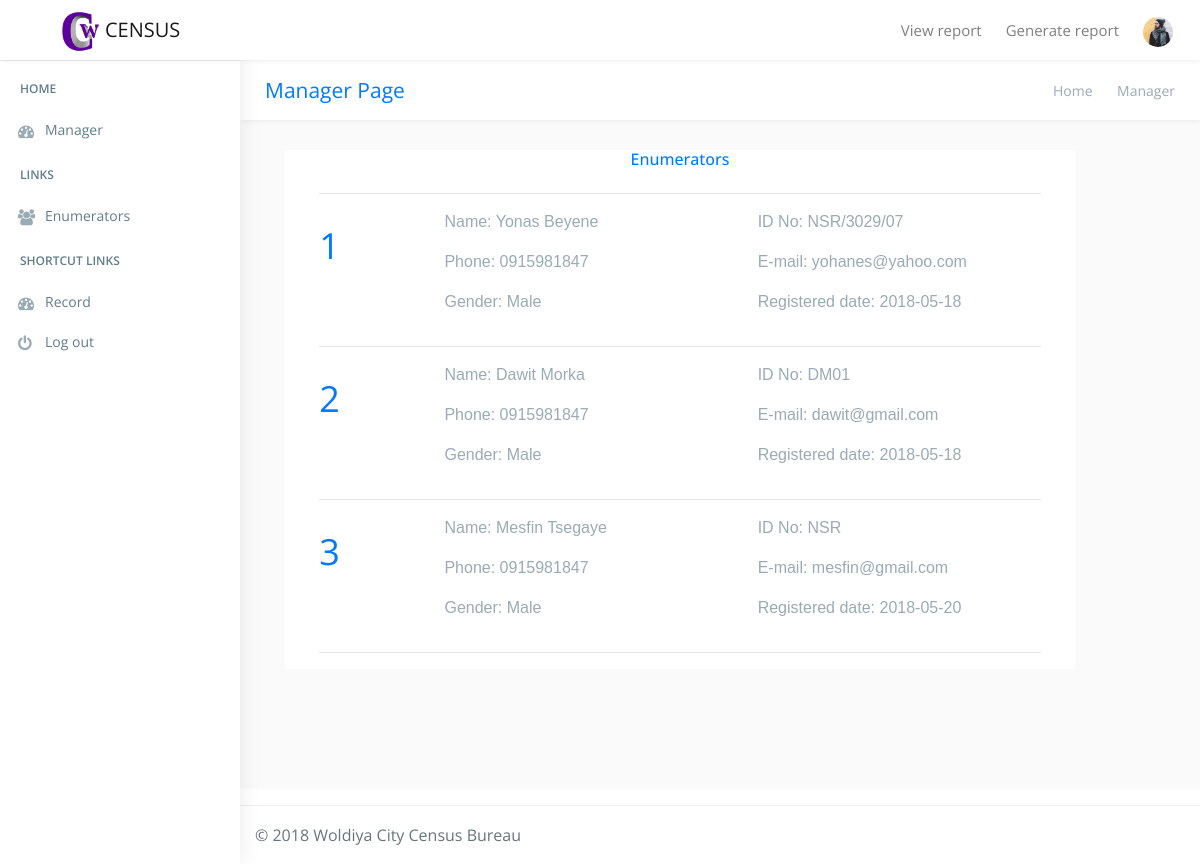
The app's page /manager/enumerator.php (signed in) with its own data.
### tables this page shows
CREATE TABLE `user` (
  `user_id` int(11) NOT NULL,
  `firstname` varchar(255) NOT NULL,
  `lastname` varchar(255) NOT NULL,
  `idno` varchar(20) NOT NULL,
  `phone` varchar(20) NOT NULL,
  `email` varchar(255) NOT NULL,
  `gender` varchar(12) NOT NULL,
  `priviledge` varchar(255) NOT NULL,
  `password` varchar(20) NOT NULL,
  `reg_date` date NOT NULL,
  `lastlogindate` date NOT NULL,
  `lastlogintime` time NOT NULL,
  `status` varchar(255) NOT NULL
);

### manager/config.php (called while the page is built, shortened)
<?php
class dbConfig {
   public $host;
   public $username;
   public $password;
   public $dab;
public function dbConnect() {
    $this->conn = mysqli_connect($this->host,$this->username,$this->password,$this->dab)
     or die("Database Connection Problem.");
  }
}
  $obj = new dbConfig();
  $obj->host = 'localhost';
  $obj->username = 'root';
  $obj->password = '';
  $obj->dab = 'census';
?>

### manager/template/enumerator.php (the view, shortened to what this page needs)
<div id="main-wrapper">
    <div class="header">
        <nav class="navbar top-navbar navbar-expand-md navbar-light">
            <div class="navbar-header">
                <a class="navbar-brand" href="index1.html">
                  <b><img src="../images/logo.png" alt="homepage" class="dark-logo"  style="width:40px"/></b>
                    <span>CENSUS</span>
                </a>
            </div>
            <div class="navbar-collapse">
                <ul class="navbar-nav mr-auto mt-md-0">
                    <li class="nav-item m-l-10"> <a class="nav-link sidebartoggler hidden-sm-down text-muted  " href="javascript:void(0)"><i class="ti-menu"></i></a> </li>
                </ul>
                <ul class="navbar-nav my-lg-0">
                    <li class="nav-item">
                        <a class="nav-link" href="view.php">
                            View report
                          </a>
                    </li>
                    <li class="nav-item">
                        <a class="nav-link" href="generate.php">
                          Generate report
                        </a>
                    </li>
                    <li class="nav-item dropdown">
                        <a class="nav-link dropdown-toggle text-muted  " href="#" data-toggle="dropdown" aria-haspopup="true" aria-expanded="false"><img src="images/users/5.jpg" alt="user" class="profile-pic" /></a>
                    </li>
                </ul>
            </div>
        </nav>
    </div>
    <div class="left-sidebar">
        <div class="scroll-sidebar">
            <nav class="sidebar-nav">
                <ul id="sidebarnav">
                    <li class="nav-devider"></li>
                    <li class="nav-label">Home</li>
                    <li> <a href="index.php" aria-expanded="false"><i class="fa fa-tachometer"></i><span class="hide-menu">Manager</a></span>
                    </li>
                    <li class="nav-label">Links</li>
                    <li> <a href="enumerator.php" aria-expanded="false"><i class="fa fa-users"></i><span class="hide-menu">Enumerators</span></a>
                    </li>
                    <li class="nav-label">Shortcut Links</li>
                    <li> <a href="index.php" aria-expanded="false"><i class="fa fa-tachometer"></i><span class="hide-menu">Record</span></a></li>
                    <li> <a href="logout.php" aria-expanded="false"><i class="fa fa-power-off"></i><span class="hide-menu">Log out</span></a></li>
                </ul>
            </nav>
        </div>
    </div>
    <div class="page-wrapper">
        <div class="row page-titles">
            <div class="col-md-5 align-self-center">
                <h3 class="text-primary">Manager Page</h3> </div>
            <div class="col-md-7 align-self-center">
                <ol class="breadcrumb">
                    <li class="breadcrumb-item"><a href="javascript:void(0)">Home</a></li>
                    <li class="breadcrumb-item active">Manager</li>
                </ol>
            </div>
        </div>
        <div class="">
          <div class="container">
            <div class="">
              <div class="row">
                <div class="col-12 col-lg-11">
                  <div class="">
                    <div class="tab_contents">
                      <div class="">
                        <div class="">
                          <div class="container-fluid">
                            <div class="" style="background-color:white">
                              <div class="tab-content">
                                  <div class="tab-pane fade in show active" id="panel51" role="tabpanel">
                                      <div class="row">
                                        <div class="col-12">
                                            <p class="text-center text-primary h6">Enumerators</p>
                                        </div>
                                        <div class="col-12 col-lg-11 mx-auto">
                                          <div class="row">
                                            <div class="col-12">
                                              <hr>
                                            </div>
                                              <?php
                                                 class Enumerator
                                                 {
                                                   function enumerator()
                                                   {
                                                     global $obj;
                                                     $count=0;
                                                     $sql="SELECT * FROM user where priviledge='Enumerator'";
                                                     $result_set=mysqli_query($obj->conn,$sql) or die(mysqli_connect_error($sql));
                                                     while($row=mysqli_fetch_array($result_set))
                                                     {
                                                       $count++;
                                                       ?>
                                                       <div class="col-12 col-lg-2 py-3 d-none d-lg-block">
                                                         <h1 class="text-left text-primary"><?php echo $count; ?></h1>
                                                       </div>
                                                       <div class="media col-12 col-lg-10">
                                                         <div class="row">
                                                           <p class="col-12 col-lg-6">Name: <?php echo $row['firstname']." ".$row['lastname'] ?></p>
                                                           <p class="col-12 col-lg-6">ID No: <?php echo $row['idno'] ?></p>
                                                           <p class="col-12 col-lg-6">Phone: <?php echo $row['phone'] ?></p>
                                                           <p class="col-12 col-lg-6">E-mail: <?php echo $row['email'] ?></p>
                                                           <p class="col-12 col-lg-6">Gender: <?php echo $row['gender'] ?></p>
                                                           <p class="col-12 col-lg-6">Registered date: <?php echo $row['reg_date'] ?></p>
                                                         </div>
                                                       </div>
                                                       <div class="col-12">
                                                         <hr>
                                                       </div>
                                                       <?php
                                                     }
                                                   }
                                                 }
                                                 $list=new enumerator();
                                              ?>
                                          </div>
                                        </div>
                                      </div>
                                  </div>
                              </div>
                            </div>
                          </div>
                        </div>
                      </div>
                    </div>
                  </div>
                </div>
              </div>
            </div>
          </div>
        </div>
        </div>
        <footer class="footer"> © 2018  Woldiya City Census Bureau  </footer>
    </div>

### manager/css/helper.css (style rules this page uses)
.m-l-10 { margin-left: 10px!important; }

### records on screen
user: firstname "Yonas", lastname "Beyene", idno "NSR/3029/07", phone "0915981847", email "yohanes@yahoo.com", gender "Male", reg_date "2018-05-18"
user: firstname "Dawit", lastname "Morka", idno "DM01", phone "0915981847", email "dawit@gmail.com", gender "Male", reg_date "2018-05-18"
user: firstname "Mesfin", lastname "Tsegaye", idno "NSR", phone "0915981847", email "mesfin@gmail.com", gender "Male", reg_date "2018-05-20"
